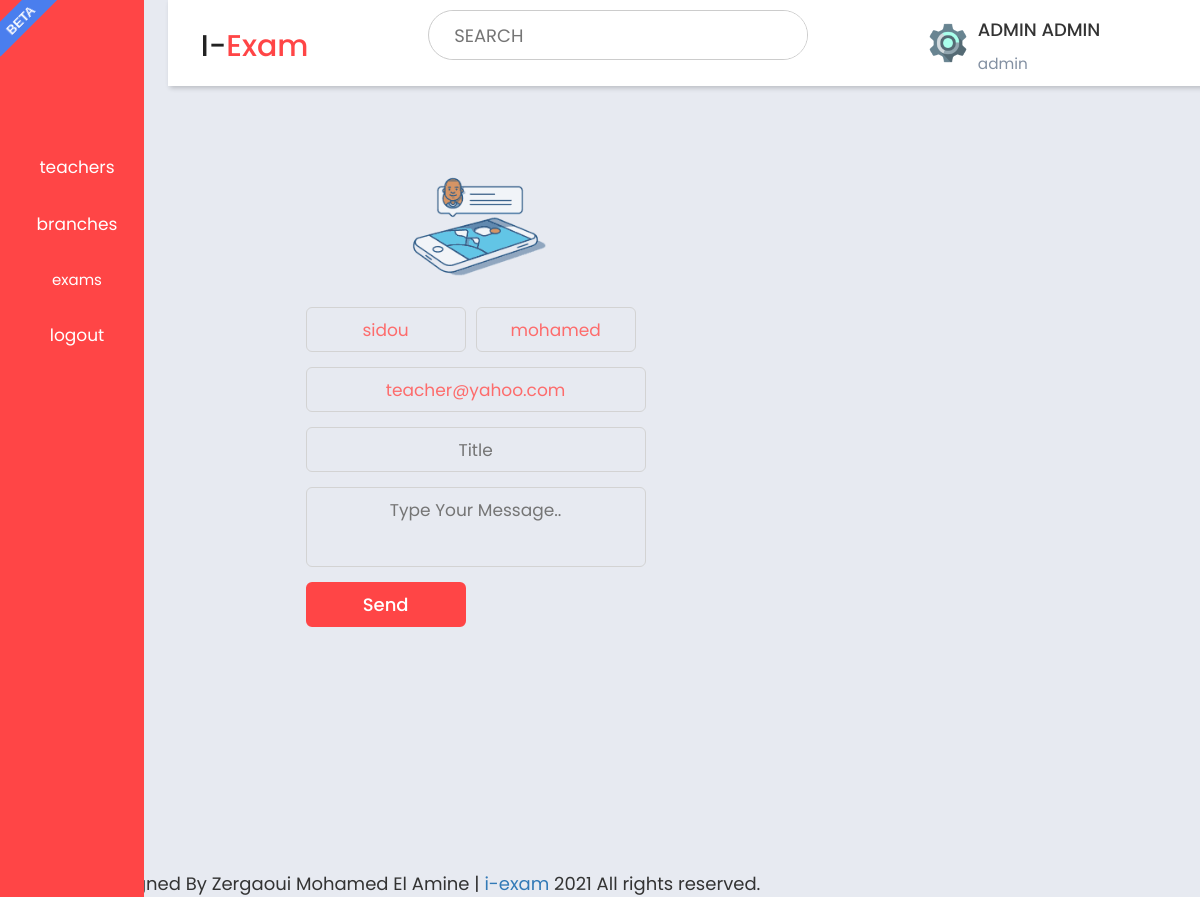
/contact.php?id_user=1 (signed in), run on the app's committed database.
### tables this page shows
CREATE TABLE `user` (
  `id` int(50) NOT NULL,
  `first_name` varchar(255) NOT NULL,
  `last_name` varchar(255) NOT NULL,
  `gender` enum('Male','Female') NOT NULL DEFAULT 'Male',
  `email` varchar(255) NOT NULL,
  `password` varchar(64) NOT NULL,
  `mobile` varchar(12) NOT NULL,
  `address` text NOT NULL,
  `created` datetime NOT NULL DEFAULT current_timestamp(),
  `role` enum('admin','student','teacher','user') NOT NULL,
  `img_src` varchar(50) NOT NULL DEFAULT 'img/student.png'
);

### contact.php (the view, shortened to what this page needs)
<?php
include "action/login_header.php";
if(isset($_GET['id_user'])){
$id_user=$_GET['id_user'];
$sql_user="SELECT * FROM user WHERE user.id='$id_user'  ";
$result_msg=mysqli_query($conn, $sql_user);
$row_msg=mysqli_fetch_assoc($result_msg);
}
?>
<!DOCTYPE html>
<html lang="en">
<head>
    <?php  include('inc/header.php'); ?>
</head>
<body style="background-color:#e7eaf1;">
    <div class="sidebar">
        <div class="sidebar-brand">
            <h2><span class=""></span> <span></span></h2>
        </div>
        <div class="sidebar-menu">
            <ul>
                <?php include('links.php')?>
                <li>
                    <a href="logout.php" onclick="return confirm('Are You sure you want to logout ?');">
                        <p style="font-size:17px;">logout</p>
                    </a>
                </li>
            </ul>
        </div>
    </div>
    <div class="main-content">
        <header>
            <h2>
                 I-<font style="color:#ff4546;">Exam</font>
            </h2>
            <div class="search-wrapper">
                <input type="search" placeholder="SEARCH" />
            </div>
            <div class="user-wrapper">
                <a href="admin_profile.html"><img src="<?php echo $_SESSION['img']; ?>" width="40px" height="40px"
                        alt=""></a>
                <div>
                    <h4> <?php echo $_SESSION['name']; ?> </h4>
                    <small> <?php echo $_SESSION['role']; ?> </small>
                </div>
            </div>
        </header>
        <main style="background-color:#e7eaf1;">
            <center>
                <br><br>
                <img src="img/tenor.gif" style="width:25%; border-radius: 20px; margin-top:-4%;">
                <section class="contact" id="contact">
                    <div class="max-width">
                        <div class="contact-content">
                            <div class="column right">
                                <div class="form">
                                    <div class="fields">
                                        <div class="field name">
                                            <input type="text" value="<?php  echo $row_msg['first_name']; ?>"
                                                disabled="disabled">
                                        </div>
                                        <div class="field name">
                                            <input type="text" value="<?php echo $row_msg['last_name'];?>"
                                                disabled="disabled">
                                        </div>
                                    </div>
                                    <div class="field name">
                                        <input type="text" value="<?php echo $row_msg['email'];?>" disabled="disabled">
                                    </div>
                                </div>
                            </div>
                        </div>
                    </div>
                </section>
            </center>
            <center>
                <section class="contact" id="contact">
                    <div class="max-width">
                        <div class="contact-content">
                            <div class="column right">
                                <div class="form">
                                    <div class="field name">
                                        <input type="text" placeholder="Title" id="title" required>
                                    </div>
                                    <div class="field textarea">
                                        <textarea cols="30" rows="10" id="respond" placeholder="Type Your Message.."
                                            required></textarea>
                                    </div>
                                    <div class="button-area">
                                        <button id="send">Send</button>
                                    </div>
                                </div>
                            </div>
                        </div>
                    </div>
                </section>
            </center>
    </div>
    <?php  include"inc/footer.php"; ?>
</body>
</html>

### css/admin.css (style rules this page uses)
:root { --main-color: #ff4546; --color-dark: #1d2231; --text-grey: #8390a2; }
body { font-size: 18px; }
* { padding: 0; margin: 0; box-sizing: border-box; list-style-type: none; text-decoration: none; font-family: "Poppins", sans-serif; }
.sidebar { width: 20%; position: fixed; left: 0; top: 0; height: 100%; background: var(--main-color); z-index: 100; transition: width 300ms; }
.sidebar-brand { height: 90px; padding: 1rem 0rem 1rem 2rem; color: #fff; }
.sidebar-menu { margin-top: 30%; }
.sidebar-menu li { width: 100%; margin-bottom: 1.7rem; padding-left: 1rem; }
.sidebar-menu a { padding-left: 1rem; display: block; color: #fff; font-size: 1.1rem; }
.main-content { transition: margin-left 300ms; margin-left: 250px; }
header { background: #fff; display: flex; justify-content: space-between; padding: 1rem 2.5rem; box-shadow: 2px 2px 5px rgba(0, 0, 0, 0.2); position: fixed; left: 20%; width: calc(80%); top: 0; z-index: 100; transition: left 300ms; }
header h2 { color: #222; }
.search-wrapper { border: 1px solid #ccc; border-radius: 30px; height: 50px; display: flex; align-items: center; overflow-x: hidden; }
.search-wrapper input { height: 100%; padding: 0.5rem; border: none; outline: none; }
.user-wrapper { display: flex; align-items: center; }
.user-wrapper img { border-radius: 50%; margin-right: 1rem; }
.user-wrapper small { display: inline-block; color: var(--text-grey); }
main { margin: 2%; padding: 10% 2%; background: #f1f5f9; min-height: calc(100vh - 90px); width: fit-content; }
@media only screen and (max-width: 1200px) { .sidebar { width: 12%; } }
@media only screen and (max-width: 1200px) { .sidebar .sidebar-brand, .sidebar li { padding-left: 1rem; text-align: center; } }
@media only screen and (max-width: 1200px) { .sidebar li a { padding-left: 0rem; } }
@media only screen and (max-width: 1200px) { .main-content { margin-left: 5%; } }
@media only screen and (max-width: 1200px) { .main-content header { width: calc(100% - 70px); left: 14%; } }
input[type="text"], input[type="email"], input[type="password"], select, textarea, option { display: block; box-sizing: border-box; padding: 4px; height: 40px; border: 2px solid #ff4546; outline: none; font-family: "Montserrat", sans-serif; font-weight: 400; font-size: 15px; text-align: center; background: none; margin: 10px auto; color: #fd6c6c; border-radius: 7px; transition: 0.25s; }
input[type="text"]:focus, input[type="email"]:focus, input[type="password"]:focus, select:focus, textarea { border-color: #4194cc; }
.contact .contact-content .column { width: calc(50% - 30px); }
.contact .right .form .fields { display: flex; }
.contact .right .form .field, .contact .right .form .fields .field { height: 45px; width: 100%; margin-bottom: 15px; }
.contact .right .form .textarea { height: 80px; width: 100%; }
.contact .right .form .name { margin-right: 10px; }
.contact .right .form .field input, .contact .right .form .textarea textarea { height: 100%; width: 100%; border: 1px solid lightgrey; border-radius: 6px; outline: none; padding: 0 15px; font-size: 17px; font-family: "Poppins", sans-serif; transition: all 0.3s ease; }
.contact .right .form .textarea textarea { padding-top: 10px; resize: none; }
.contact .right .form .button-area { display: flex; align-items: center; }
.right .form .button-area button { color: #fff; display: block; width: 160px !important; height: 45px; outline: none; font-size: 18px; font-weight: 500; border-radius: 6px; cursor: pointer; flex-wrap: nowrap; background: #ff4546; border: 2px solid #ff4546; transition: all 0.3s ease; }

### css/tag.css (style rules this page uses)
body:after { z-index: 1000; content: "beta"; position: fixed; width: 80px; height: 25px; background: #4a7eee; top: 7px; left: -20px; text-align: center; font-size: 13px; font-family: sans-serif; text-transform: uppercase; font-weight: bold; color: #fff; line-height: 27px; transform:rotate(-45deg); }

### data on the page
user: first_name "sidou", last_name "mohamed", email "teacher@yahoo.com"

### other printed values
$_SESSION['name'] "ADMIN ADMIN"
$_SESSION['role'] "admin"
